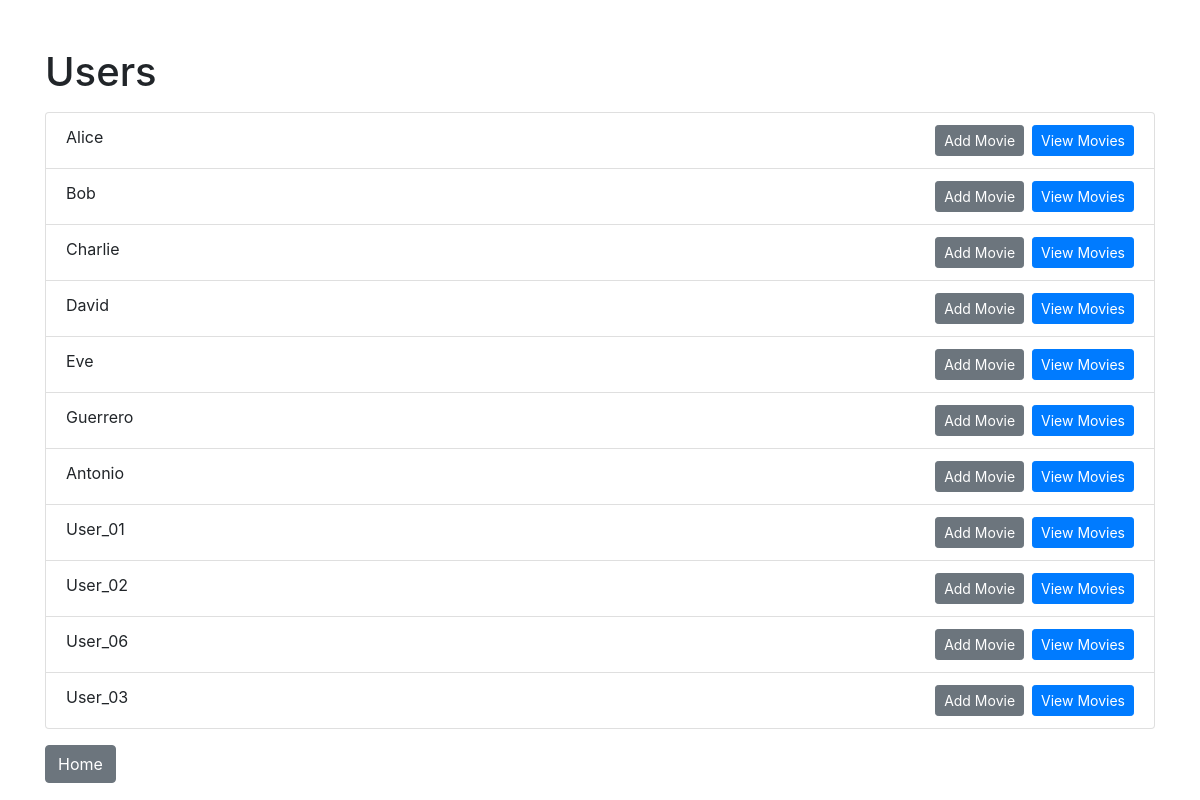
/users, run on an earlier commit of the app's database.
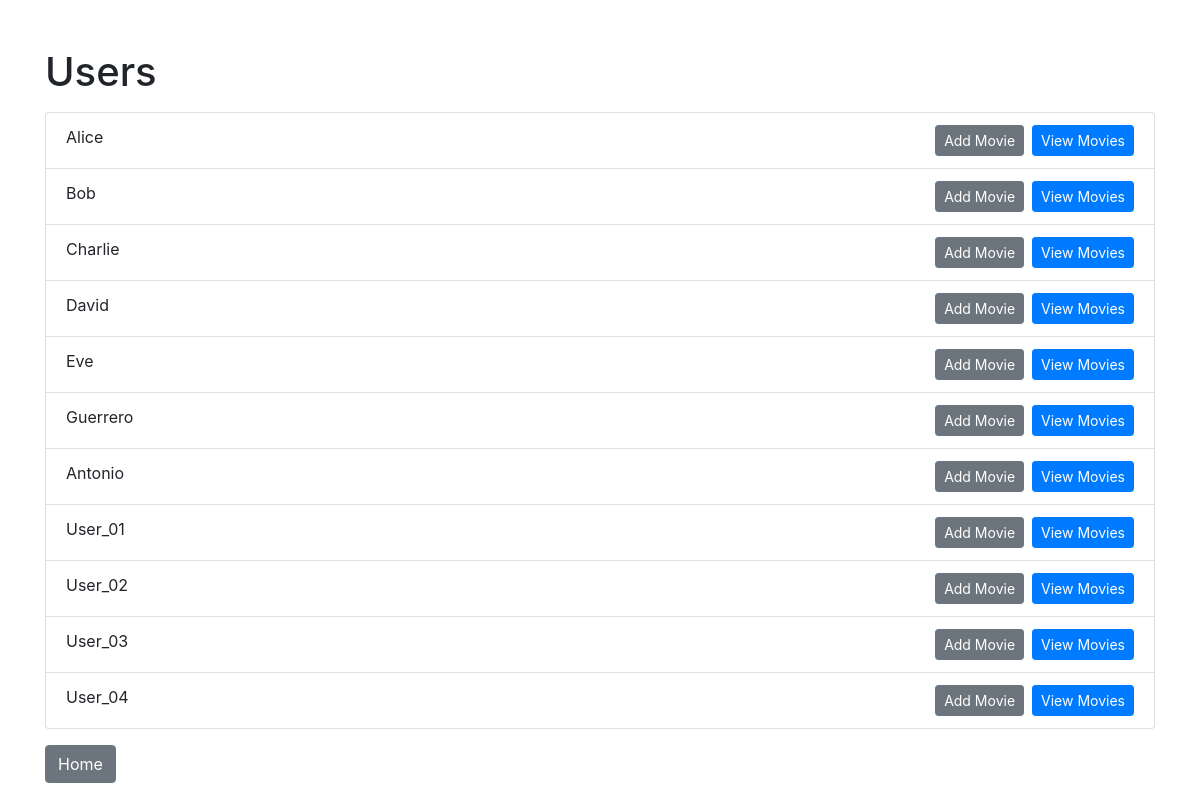
And on a later commit of the database.
### models.py (models this page shows)
class User(db.Model):
    __tablename__ = 'user'
    user_id = db.Column(db.Integer, primary_key=True)
    name = db.Column(db.String(80), unique=True, nullable=False)
    movies = db.relationship('Movie', backref='user', lazy=True)

### app.py (the view)
@app.route('/users')
def list_users():
    users = User.query.all()
    return render_template('users.html', users=users)

### templates/users.html (shortened to what this page needs)
<!DOCTYPE html>
<html lang="en">
<head>
    <link rel="stylesheet" href="https://stackpath.bootstrapcdn.com/bootstrap/4.5.2/css/bootstrap.min.css">
</head>
<body>
    <div class="container">
        <h1 class="mt-5">Users</h1>
        <ul class="list-group mt-3">
            {% for user in users %}
                <li class="list-group-item">
                    {{ user.name }}
                    <a href="{{ url_for('user_movies', user_id=user.user_id) }}" class="btn btn-primary btn-sm float-right">View Movies</a>
                    <a href="{{ url_for('add_movie', user_id=user.user_id) }}" class="btn btn-secondary btn-sm float-right mr-2">Add Movie</a>
                </li>
            {% endfor %}
        </ul>
        <a href="{{ url_for('home') }}" class="btn btn-secondary mt-3">Home</a>
    </div>
</body>
</html>

What changed in the data, as far as the page shows it:
removed User: name "User_06"
added User: name "User_04"
